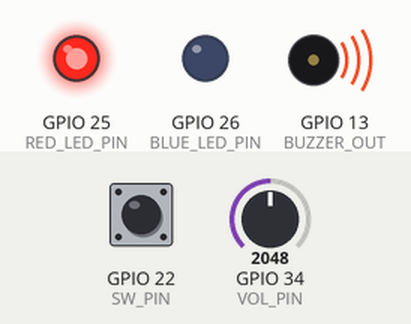
Recording of a sketch running on a simulated ESP32. Parts: output pins drawn as LEDs (lit = HIGH), buzzer (waves = sounding). The test bench sets the inputs (shaded band); at power-on: GPIO 22 (SW_PIN) HIGH, GPIO 34 (VOL_PIN) = 2048. What the sketch prints to the serial monitor is not drawn.

Above: at 1.2 s.
1.3 s: GPIO 22 (SW_PIN) pulled LOW for 0.15 s
At 1.6 s:
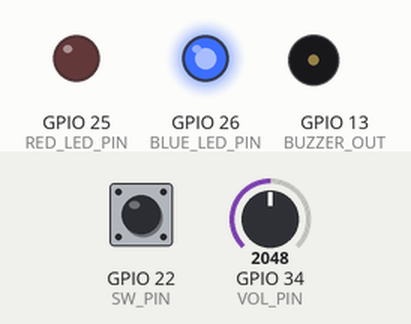
2.9 s: GPIO 22 (SW_PIN) pulled LOW for 1 s
At 4.2 s:
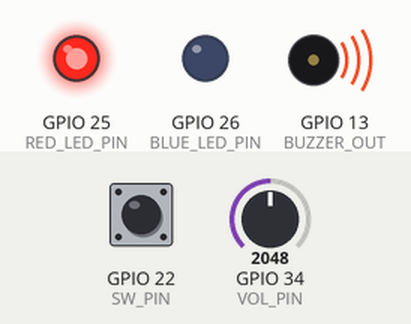
5.4 s: GPIO 34 (VOL_PIN) set to 0
At 6.4 s:
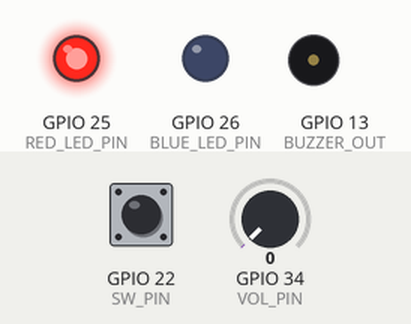
6.9 s: GPIO 34 (VOL_PIN) set to 491
At 7.8 s:
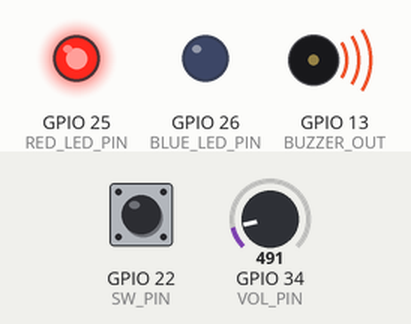
8.4 s: GPIO 22 (SW_PIN) pulled LOW for 3.2 s
At 9.1 s:
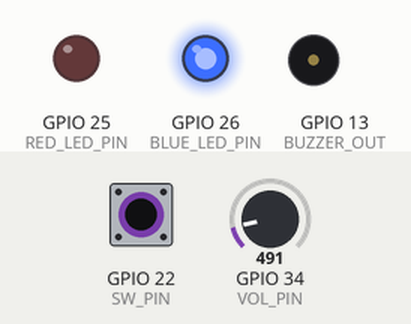
Timing chart, 0 to 11.4 s (numbered marks = the images above; inputs shaded):
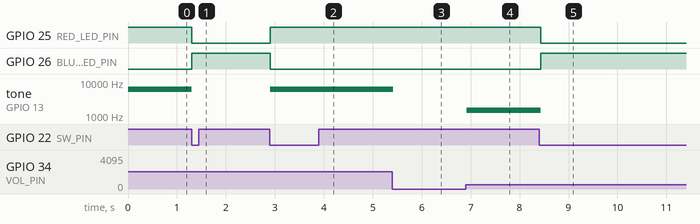

Measured:
- after the input at 1.3 s, GPIO 25 (RED_LED_PIN): HIGH → LOW at once; GPIO 26 (BLUE_LED_PIN): LOW → HIGH at once; tone on GPIO 13 (BUZZER_OUT): 6144 Hz → silent at once
- after the input at 2.9 s, GPIO 25 (RED_LED_PIN): LOW → HIGH at once; GPIO 26 (BLUE_LED_PIN): HIGH → LOW at once; tone on GPIO 13 (BUZZER_OUT): silent → 6144 Hz at once
- after the input at 5.4 s, tone on GPIO 13 (BUZZER_OUT): 6144 Hz → silent at once
- after the input at 6.9 s, tone on GPIO 13 (BUZZER_OUT): silent → 1473 Hz at once
- after the input at 8.4 s, GPIO 25 (RED_LED_PIN): HIGH → LOW at once; GPIO 26 (BLUE_LED_PIN): LOW → HIGH at once; tone on GPIO 13 (BUZZER_OUT): 1473 Hz → silent at once

The sketch:

kad06_SpeakerVolume.ino
```cpp
/*
  SpeakerVolumeControl
  Date : 2024/10/23
  Author : IE2B H.Masaki
*/

#define LEDC_CHANNEL_0     0      // LEDCのチャンネル設定（0から開始）
#define LEDC_TIMER_13_BIT  13     // LEDCタイマーの精度を13ビットに設定
#define LEDC_BASE_FREQ     5000   // LEDCの基本周波数を5000Hzに設定

// ピンの設定
#define BUZZER_OUT 13      // ブザー出力ピン
#define SW_PIN 22          // スイッチピン
#define VOL_PIN 34         // ボリューム（アナログ）入力ピン
#define RED_LED_PIN 25     // 赤色LEDピン
#define BLUE_LED_PIN 26    // 青色LEDピン

const int DEBOUNCE_DELAY = 50;  // デバウンスの遅延時間（50ms）

volatile bool muted = false;     // ミュート状態を記録
volatile bool switchPressed = false;  // スイッチが押された状態を記録
unsigned long lastDebounceTime = 0;   // 最後にスイッチが押された時間を記録

// 割り込み
void IRAM_ATTR handleSwitchPress() {
  unsigned long currentTime = millis();
  if (currentTime - lastDebounceTime > DEBOUNCE_DELAY) {
    switchPressed = true;  // スイッチが押されたことを記録
    lastDebounceTime = currentTime;  // デバウンス時間を更新
  }
}

//=====================================================================
// setup
//=====================================================================
void setup() {
  Serial.begin(115200);  // シリアル通信を初期化
  ledcSetup(LEDC_CHANNEL_0, LEDC_BASE_FREQ, LEDC_TIMER_13_BIT);  // LEDC設定
  ledcAttachPin(BUZZER_OUT, LEDC_CHANNEL_0);  // ブザーをLEDCに接続

  pinMode(SW_PIN, INPUT_PULLUP);  // スイッチのピンをプルアップ付きで入力に設定
  pinMode(RED_LED_PIN, OUTPUT);   // 赤色LEDを出力に設定
  pinMode(BLUE_LED_PIN, OUTPUT);  // 青色LEDを出力に設定
  attachInterrupt(digitalPinToInterrupt(SW_PIN), handleSwitchPress, FALLING);  // 割り込み設定

  // 初期状態：ミュートOFF、赤色LED点灯
  digitalWrite(RED_LED_PIN, HIGH);  // 赤色LEDをON
  digitalWrite(BLUE_LED_PIN, LOW);  // 青色LEDをOFF
}

//=====================================================================
// メインループ
//=====================================================================
void loop() {
  // ボリュームのアナログ値を取得
  int volumeValue = analogRead(VOL_PIN);  // ボリュームの値を読み取る
  int frequency = volumeValue * 3;  // アナログ値を3倍して周波数とする

  // スイッチが押されたらミュートの状態を切り替える
  if (switchPressed) {
    muted = !muted;  // ミュート状態を反転
    switchPressed = false;  // スイッチの状態をリセット

    // LEDの状態を切り替え
    if (muted) {
      digitalWrite(RED_LED_PIN, LOW);  // 赤色LEDをOFF
      digitalWrite(BLUE_LED_PIN, HIGH);  // 青色LEDをON
      Serial.println("消音モード");
    } else {
      digitalWrite(RED_LED_PIN, HIGH);  // 赤色LEDをON
      digitalWrite(BLUE_LED_PIN, LOW);  // 青色LEDをOFF
      Serial.println("音量モード");
    }
  }

  // ミュートされていない場合は音を鳴らす
  if (!muted) {
    ledcWriteTone(LEDC_CHANNEL_0, frequency);  // 周波数に基づいた音を出す
    Serial.print("アナログ値: ");
    Serial.print(volumeValue);
    Serial.print(" -> 周波数: ");
    Serial.print(frequency);
    Serial.println(" Hz");
  } else {
    ledcWriteTone(LEDC_CHANNEL_0, 0);  // ミュート中は無音
  }

  delay(100);
}
```
